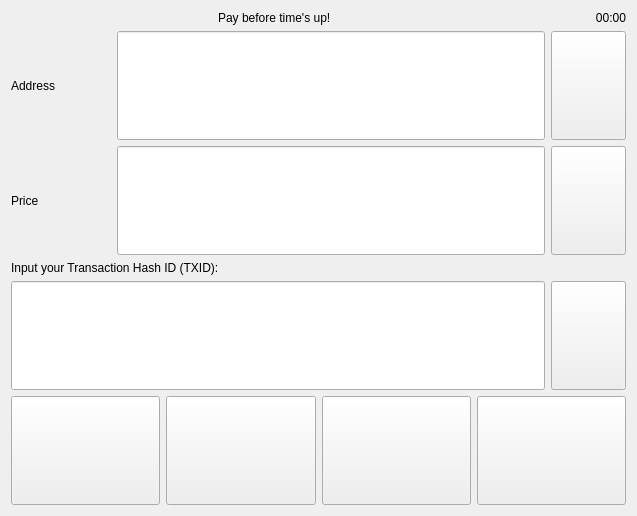
<?xml version="1.0" encoding="UTF-8"?>
<ui version="4.0">
 <class>Form</class>
 <widget class="QWidget" name="Form">
  <property name="geometry">
   <rect>
    <x>0</x>
    <y>0</y>
    <width>637</width>
    <height>516</height>
   </rect>
  </property>
  <property name="windowTitle">
   <string>Form</string>
  </property>
  <property name="styleSheet">
   <string notr="true"/>
  </property>
  <layout class="QVBoxLayout" name="verticalLayout">
   <item>
    <layout class="QHBoxLayout" name="h1">
     <item>
      <widget class="QLabel" name="icon">
       <property name="text">
        <string/>
       </property>
      </widget>
     </item>
     <item>
      <widget class="QLabel" name="title">
       <property name="text">
        <string>Pay before time's up!</string>
       </property>
      </widget>
     </item>
     <item>
      <widget class="QLabel" name="time">
       <property name="layoutDirection">
        <enum>Qt::LayoutDirection::LeftToRight</enum>
       </property>
       <property name="text">
        <string>00:00</string>
       </property>
       <property name="alignment">
        <set>Qt::AlignmentFlag::AlignRight|Qt::AlignmentFlag::AlignTrailing|Qt::AlignmentFlag::AlignVCenter</set>
       </property>
      </widget>
     </item>
    </layout>
   </item>
   <item>
    <layout class="QHBoxLayout" name="h2">
     <item>
      <widget class="QLabel" name="l_address">
       <property name="minimumSize">
        <size>
         <width>100</width>
         <height>0</height>
        </size>
       </property>
       <property name="text">
        <string>Address</string>
       </property>
      </widget>
     </item>
     <item>
      <widget class="QLineEdit" name="input_address">
       <property name="sizePolicy">
        <sizepolicy hsizetype="Expanding" vsizetype="Expanding">
         <horstretch>0</horstretch>
         <verstretch>0</verstretch>
        </sizepolicy>
       </property>
       <property name="styleSheet">
        <string notr="true"/>
       </property>
       <property name="text">
        <string/>
       </property>
       <property name="readOnly">
        <bool>true</bool>
       </property>
      </widget>
     </item>
     <item>
      <widget class="QPushButton" name="copy_address">
       <property name="sizePolicy">
        <sizepolicy hsizetype="Minimum" vsizetype="Expanding">
         <horstretch>0</horstretch>
         <verstretch>0</verstretch>
        </sizepolicy>
       </property>
       <property name="minimumSize">
        <size>
         <width>75</width>
         <height>0</height>
        </size>
       </property>
       <property name="text">
        <string/>
       </property>
      </widget>
     </item>
    </layout>
   </item>
   <item>
    <layout class="QHBoxLayout" name="h3">
     <item>
      <widget class="QLabel" name="l_price">
       <property name="sizePolicy">
        <sizepolicy hsizetype="Preferred" vsizetype="Expanding">
         <horstretch>0</horstretch>
         <verstretch>0</verstretch>
        </sizepolicy>
       </property>
       <property name="minimumSize">
        <size>
         <width>100</width>
         <height>0</height>
        </size>
       </property>
       <property name="text">
        <string>Price</string>
       </property>
      </widget>
     </item>
     <item>
      <widget class="QLineEdit" name="t_price">
       <property name="sizePolicy">
        <sizepolicy hsizetype="Expanding" vsizetype="Expanding">
         <horstretch>0</horstretch>
         <verstretch>0</verstretch>
        </sizepolicy>
       </property>
       <property name="styleSheet">
        <string notr="true"/>
       </property>
       <property name="text">
        <string/>
       </property>
       <property name="readOnly">
        <bool>true</bool>
       </property>
      </widget>
     </item>
     <item>
      <widget class="QPushButton" name="copy_price">
       <property name="sizePolicy">
        <sizepolicy hsizetype="Minimum" vsizetype="Expanding">
         <horstretch>0</horstretch>
         <verstretch>0</verstretch>
        </sizepolicy>
       </property>
       <property name="minimumSize">
        <size>
         <width>75</width>
         <height>0</height>
        </size>
       </property>
       <property name="text">
        <string/>
       </property>
      </widget>
     </item>
    </layout>
   </item>
   <item>
    <widget class="QLabel" name="l_txid">
     <property name="text">
      <string>Input your Transaction Hash ID (TXID):</string>
     </property>
    </widget>
   </item>
   <item>
    <layout class="QHBoxLayout" name="h4">
     <item>
      <widget class="QLineEdit" name="t_txid">
       <property name="sizePolicy">
        <sizepolicy hsizetype="Expanding" vsizetype="Expanding">
         <horstretch>0</horstretch>
         <verstretch>0</verstretch>
        </sizepolicy>
       </property>
       <property name="styleSheet">
        <string notr="true"/>
       </property>
       <property name="readOnly">
        <bool>true</bool>
       </property>
      </widget>
     </item>
     <item>
      <widget class="QPushButton" name="paste_txid">
       <property name="sizePolicy">
        <sizepolicy hsizetype="Minimum" vsizetype="Expanding">
         <horstretch>0</horstretch>
         <verstretch>0</verstretch>
        </sizepolicy>
       </property>
       <property name="minimumSize">
        <size>
         <width>75</width>
         <height>0</height>
        </size>
       </property>
       <property name="text">
        <string/>
       </property>
      </widget>
     </item>
    </layout>
   </item>
   <item>
    <layout class="QHBoxLayout" name="h_buttons">
     <item>
      <widget class="QPushButton" name="b_back">
       <property name="sizePolicy">
        <sizepolicy hsizetype="Minimum" vsizetype="Expanding">
         <horstretch>0</horstretch>
         <verstretch>0</verstretch>
        </sizepolicy>
       </property>
       <property name="text">
        <string/>
       </property>
      </widget>
     </item>
     <item>
      <widget class="QPushButton" name="b_help">
       <property name="sizePolicy">
        <sizepolicy hsizetype="Minimum" vsizetype="Expanding">
         <horstretch>0</horstretch>
         <verstretch>0</verstretch>
        </sizepolicy>
       </property>
       <property name="text">
        <string/>
       </property>
      </widget>
     </item>
     <item>
      <widget class="QPushButton" name="b_copyall">
       <property name="sizePolicy">
        <sizepolicy hsizetype="Minimum" vsizetype="Expanding">
         <horstretch>0</horstretch>
         <verstretch>0</verstretch>
        </sizepolicy>
       </property>
       <property name="text">
        <string/>
       </property>
      </widget>
     </item>
     <item>
      <widget class="QPushButton" name="b_buy">
       <property name="sizePolicy">
        <sizepolicy hsizetype="Minimum" vsizetype="Expanding">
         <horstretch>0</horstretch>
         <verstretch>0</verstretch>
        </sizepolicy>
       </property>
       <property name="text">
        <string/>
       </property>
      </widget>
     </item>
    </layout>
   </item>
  </layout>
 </widget>
 <resources/>
 <connections/>
</ui>
